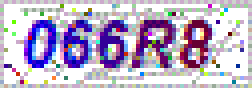
#> input picture Python3WebSpider/some/checkcode.gif, 63 x 22 px (shown 4 times larger)
$ python CrackImageCode.py
#> lines starting #> are read from the running program, lines starting #| are printed output that depends on the picture; after the words box and inside, x2 and y2 are one past the last pixel; in counts of white or black regions, pixels touching at a corner belong together
import tesserocr
from PIL import Image
import sys
from collections import defaultdict

image = Image.open(sys.path[0]+'/some/checkcode.gif')
#> image is the input picture: PIL image 63x22 P; mean R, G, B, A 188.4, 176.9, 202.2, 255
image.show()
# image = Image.open(sys.path[0]+'/some/code.jpg')
image = image.convert('L')
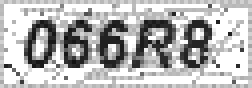
#> image: PIL image 63x22 L (shown 4 times larger); min 17, max 255, mean 183.2
image.show()

threshold = 50
table = []
for i in range(256):
    if i < threshold:
        table.append(0)
    else:
        table.append(1)

image = image.point(table, '1')
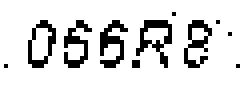
#> image: PIL image 63x22 1 (shown 4 times larger); 85.9% white; black in thin lines or dots, all inside (x1, y1, x2, y2) = (1, 3, 60, 17)
image.show()

#> (the run stopped early here; a loop or call above may not have finished)
